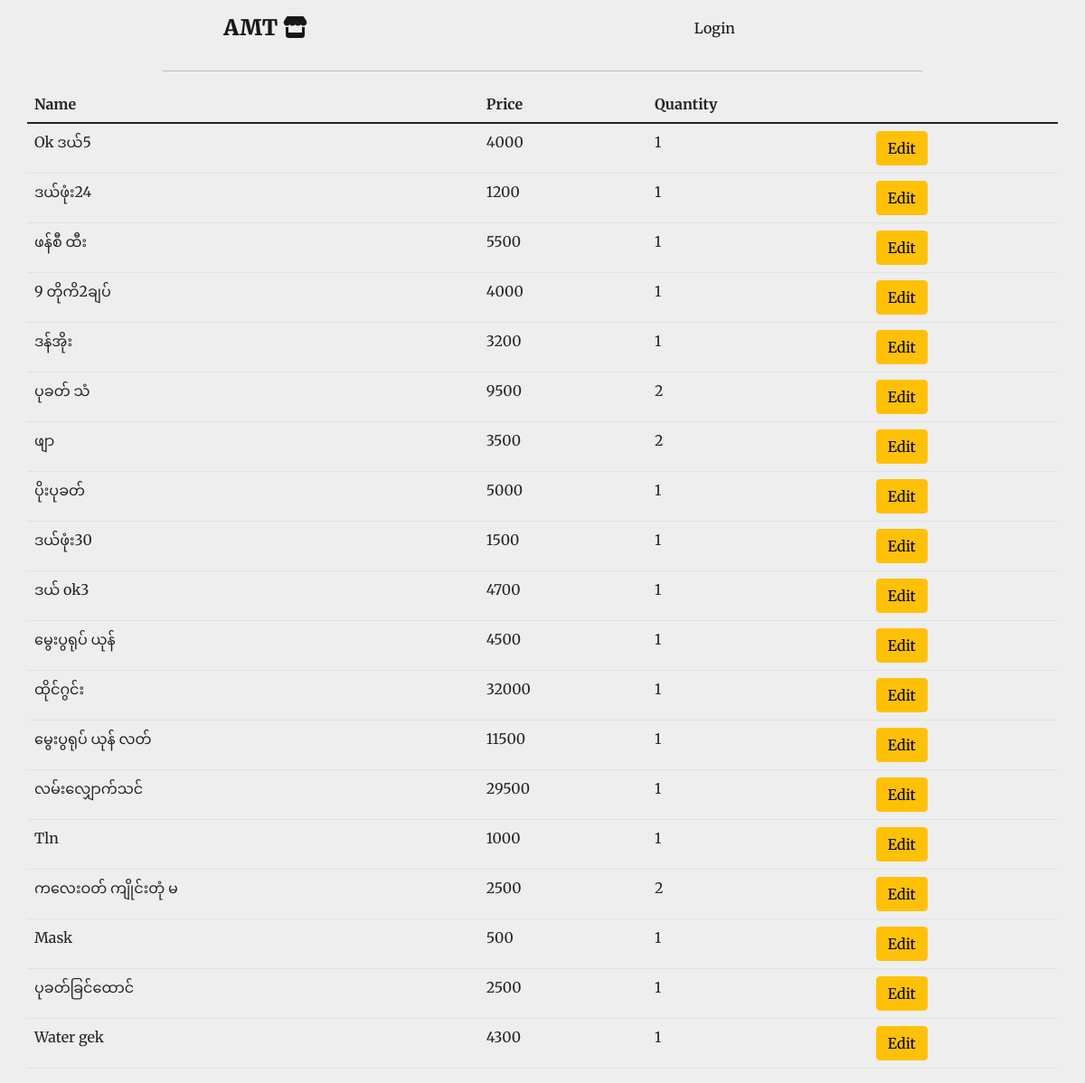
Screenshot of /sold_items/2022-05-22 with the database file from the repository.
### main.py (models this page shows)
class Sale(db.Model):
    id = db.Column(db.Integer, primary_key=True)
    name = db.Column(db.String(100), nullable=False, unique=False)
    purchased_price = db.Column(db.Float, nullable=False)
    price = db.Column(db.Float, nullable=False)
    total = db.Column(db.Float, nullable=False)
    quantity = db.Column(db.Float, nullable=False)
    date = db.Column(db.Date, nullable=False, unique=False)

### main.py (the view)
@app.route('/sold_items/<date>')
def sold_items(date):
    daily_sold_items = Sale.query.filter_by(date=date).all()
    return render_template('sold_items.html', items=daily_sold_items)

### templates/sold_items.html
{% include 'header.html' %}
<table class="table container">
    <thead>
    <tr>
        <th scope="col">Name</th>
        <th scope="col">Price</th>
        <th scope="col">Quantity</th>
    </tr>
    </thead>
    {% for item in items: %}
    <tr>
        <td>{{ item.name}}</td>
        <td>{% if (item.price/item.quantity).is_integer() %}
            {{ (item.price/item.quantity)|int }}
            {% else %}
            {{ (item.price/item.quantity) }}
            {% endif %}
        </td>
        <td>{{ item.quantity|int }}</td>
        <td><a href="{{ url_for('edit_sold_items', item_id=item.id) }}" class="btn btn-warning">Edit</a></td>
    </tr>
    {% endfor %}
</table>
{% include 'footer.html' %}

### static/css/styles.css (style rules this page uses)
body { background-color: #EEEEEE; font-family: 'Merriweather', serif; }
a { text-decoration: none; color: white; }

### rows the page displays
Sale: name "Ok ဒယ်5", (item.price/item.quantity)|int "4000", quantity "1"
Sale: name "ဒယ်ဖုံး24", (item.price/item.quantity)|int "1200", quantity "1"
Sale: name "ဖန်စီ ထီး", (item.price/item.quantity)|int "5500", quantity "1"
Sale: name "9 တိုကိ2ချပ်", (item.price/item.quantity)|int "4000", quantity "1"
Sale: name "ဒန်အိုး", (item.price/item.quantity)|int "3200", quantity "1"
Sale: name "ပုခတ် သံ", (item.price/item.quantity)|int "9500", quantity "2"
Sale: name "ဖျာ", (item.price/item.quantity)|int "3500", quantity "2"
Sale: name "ပိုးပုခတ်", (item.price/item.quantity)|int "5000", quantity "1"
Sale: name "ဒယ်ဖုံး30", (item.price/item.quantity)|int "1500", quantity "1"
Sale: name "ဒယ် ok3", (item.price/item.quantity)|int "4700", quantity "1"
Sale: name "မွေးပွရုပ် ယုန်", (item.price/item.quantity)|int "4500", quantity "1"
Sale: name "ထိုင်ဂွင်း", (item.price/item.quantity)|int "32000", quantity "1"
Sale: name "မွေးပွရုပ် ယုန် လတ်", (item.price/item.quantity)|int "11500", quantity "1"
Sale: name "လမ်းလျှောက်သင်", (item.price/item.quantity)|int "29500", quantity "1"
Sale: name "Tln", (item.price/item.quantity)|int "1000", quantity "1"
Sale: name "ကလေးဝတ် ကျိုင်းတုံ မ", (item.price/item.quantity)|int "2500", quantity "2"
Sale: name "Mask", (item.price/item.quantity)|int "500", quantity "1"
Sale: name "ပုခတ်ခြင်ထောင်", (item.price/item.quantity)|int "2500", quantity "1"
Sale: name "Water gek", (item.price/item.quantity)|int "4300", quantity "1"
